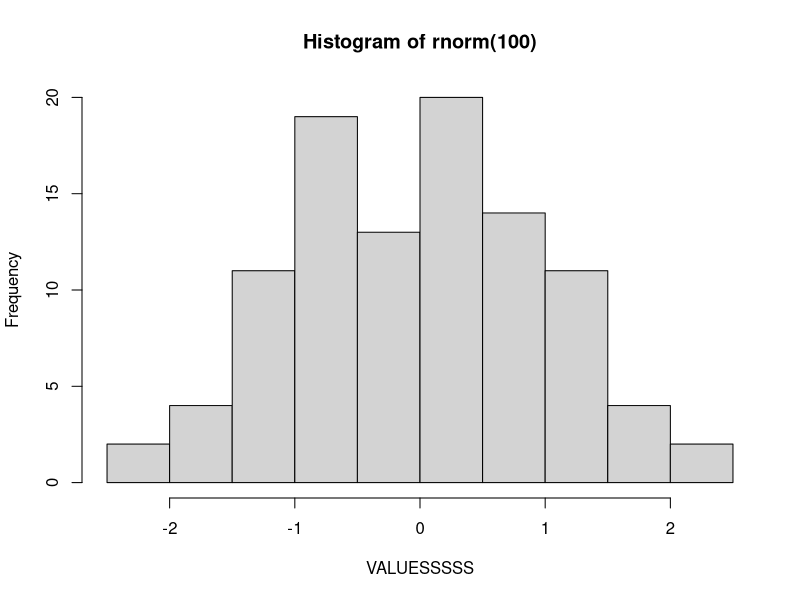
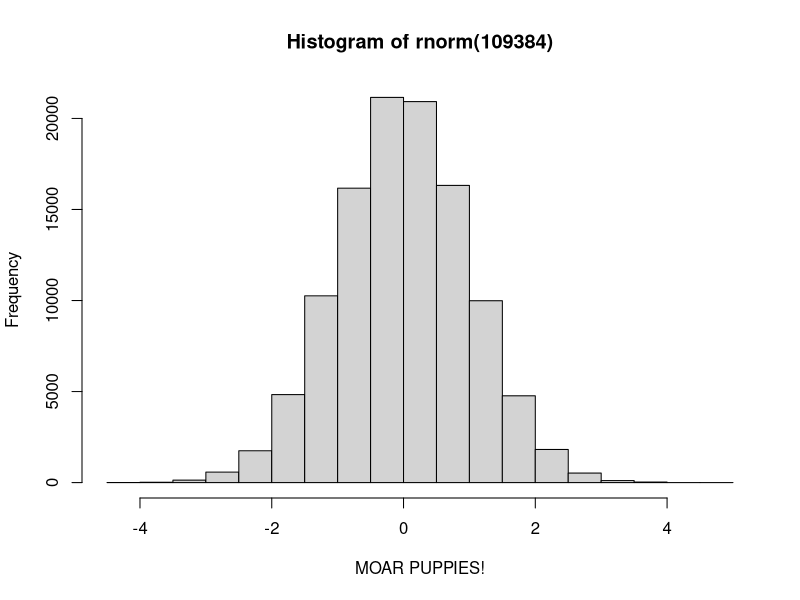

Here is the R script that generated these plots, in order:
# this is an awesome script.

hist(rnorm(100), xlab="VALUESSSSS")

# new code!
hist(rnorm(109384), xlab="MOAR PUPPIES!")

